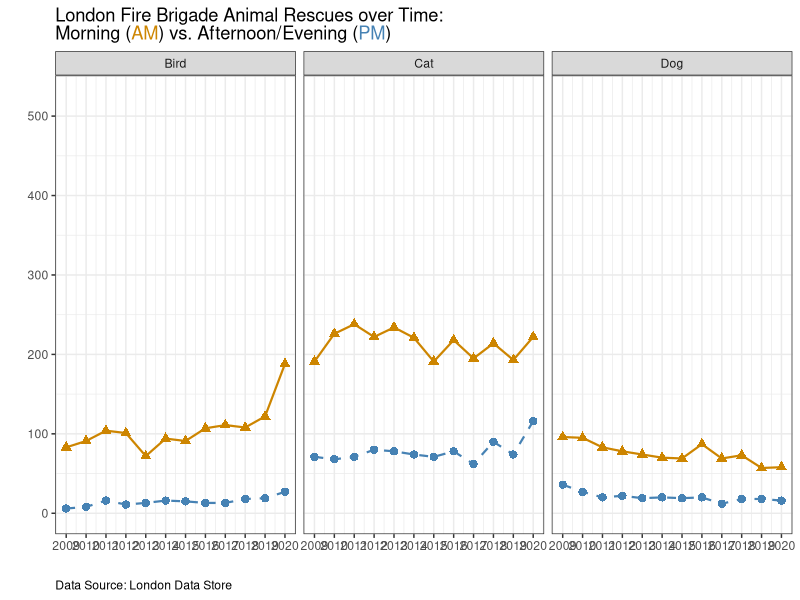
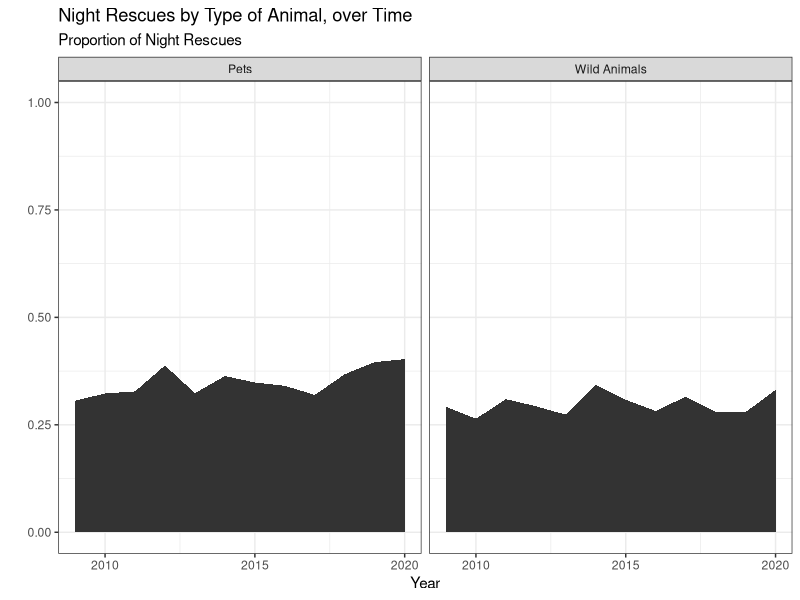

Source code (R) for these figures, in order:
## ---- chunk 1
#| message: false

library(tidyverse)
library(here)
library(ggrepel)
library(ggtext)

animals <- read_csv(here("animal_rescues.csv"))
## ---- chunk 2
#| fig-width: 8
#| fig-height: 4
#| fig-alt: "The figure represents the number of animal rescues by the London Fire Brigade from 2009 to 2020, with the data sourced from the London Data Store. Grouped by the time of day (morning vs. afternoon/evening), the plot reveals that afternoon/evening rescures have been far more common than morning rescues across all years."
#| fig-cap: "The figure represents the number of animal rescues by the London Fire Brigade from 2009 to 2020. Grouped by the time of day, the plot reveals that afternoon/evening rescues have been far more common than morning rescues across all years."

#animals_start <- animals |>
#  filter(cal_year == 2009) |>
#  mutate(date_time_of_call = dmy_hm(date_time_of_call),
#         am_pm = if_else(hour(date_time_of_call) < 12, "AM", "PM")) |>
#  group_by(cal_year, am_pm) |>
#  count()

animals |>
  filter(cal_year < 2021) |>
  mutate(date_time_of_call = dmy_hm(date_time_of_call),
         day_time = if_else(hour(date_time_of_call) < 9 | hour(date_time_of_call) >= 21, "Night", "Day")) |>
  filter(animal_group_parent %in% c("Cat", "Dog", "Bird")) |>
  group_by(cal_year, day_time, animal_group_parent) |>
  count() |>
  ggplot(aes(x = cal_year, y = n, color = day_time)) +
  geom_line(aes(linetype = day_time), show.legend = FALSE, linewidth = 0.75) +
  geom_point(aes(shape = day_time), show.legend = FALSE, size = 2.5) +
  labs(title = "London Fire Brigade Animal Rescues over Time:<br>Morning (<span style='color: orange3;'>AM</span>) vs. Afternoon/Evening (<span style='color: steelblue;'>PM</span>)",
       x = "",
       y = "",
       caption = "Data Source: London Data Store",
       ) +
  scale_color_manual(values = c("orange3","steelblue")) +
  scale_linetype_manual(values = c("solid", "dashed")) +
  scale_shape_manual(values = c(17, 16)) +
  scale_x_continuous(breaks = c(2009, 2010, 2011, 2012, 2013, 2014, 2015, 2016, 2017, 2018, 2019, 2020)) +
  scale_y_continuous(limits = c(0, 525), breaks = c(0, 100, 200, 300, 400, 500)) +
  theme_bw() +
  theme(plot.caption = element_text(hjust = 0),
        plot.title = element_markdown()) +
  facet_wrap(~animal_group_parent)
## ---- chunk 3
#| fig-width: 8
#| fig-height: 4

animals_new <- animals |>
  filter(cal_year < 2021) |>
  mutate(date_time_of_call = dmy_hm(date_time_of_call),
         day_time = if_else(hour(date_time_of_call) < 6 | hour(date_time_of_call) >= 18, "Night", "Day")) |>
  filter(animal_group_parent %in% c("Cat", "Dog", "Rabbit", "Bird", "Fox", "Deer")) |>
  mutate(animal_category = case_when(animal_group_parent == "Cat" ~ "Pet",
                                     animal_group_parent == "Dog" ~ "Pet",
                                     animal_group_parent == "Rabbit" ~ "Pet",
                                     animal_group_parent == "Bird" ~ "Wild",
                                     animal_group_parent == "Fox" ~ "Wild",
                                     animal_group_parent == "Deer" ~ "Wild")) |>
  group_by(cal_year, day_time, animal_category) |>
  count() |>
  pivot_wider(names_from = c(animal_category, day_time),
              values_from = n) |>
  mutate(Pets = Pet_Night / (Pet_Day + Pet_Night),
         `Wild Animals` = Wild_Night / (Wild_Day + Wild_Night)) |>
  select(cal_year, Pets, `Wild Animals`) |>
  pivot_longer(cols = Pets:`Wild Animals`,
               names_to = "Animal_Category",
               values_to = "Prop_Night")
  
animals_new |>
  ggplot(aes(x = cal_year, y = Prop_Night)) +
  geom_area() +
  #geom_line() +
  #geom_point() +
  labs(title = "Night Rescues by Type of Animal, over Time",
       subtitle = "Proportion of Night Rescues",
       x = "Year",
       y = "") +
  scale_x_continuous(breaks = c(2010, 2015, 2020)) +
  scale_y_continuous(limits = c(0, 1)) +
  theme_bw() +
  facet_wrap(~Animal_Category)
## ---- chunk 4
animals |>
  filter(cal_year < 2021) |>
  mutate(date_time_of_call = dmy_hm(date_time_of_call),
         day_time = if_else(hour(date_time_of_call) < 6 | hour(date_time_of_call) >= 18, "Night", "Day")) |>
  filter(animal_group_parent %in% c("Cat", "Dog", "Rabbit", "Bird", "Fox", "Deer")) |>
  mutate(Animal_Category = case_when(animal_group_parent == "Cat" ~ "Pets",
                                     animal_group_parent == "Dog" ~ "Pets",
                                     animal_group_parent == "Rabbit" ~ "Pets",
                                     animal_group_parent == "Bird" ~ "Wild Animals",
                                     animal_group_parent == "Fox" ~ "Wild Animals",
                                     animal_group_parent == "Deer" ~ "Wild Animals")) |>
  group_by(day_time, Animal_Category) |>
  count() |>
  pivot_wider(id_cols = Animal_Category, names_from = day_time, values_from = n) |>
  mutate(Total = Day + Night,
         Night_Prop = Night / Total) |>
  select(Animal_Category, Night_Prop)


#  pivot_wider(names_from = c(animal_group_parent, day_time),
#              values_from = n) |>
#  mutate(Bird = Bird_Night / (Bird_Day + Bird_Night),
#         Cat = Cat_Night / (Cat_Day + Cat_Night),
#         Dog = Dog_Night / (Dog_Day + Dog_Night)) |>
#  select(cal_year, Bird, Cat, Dog) |>
#  pivot_longer(cols = Bird:Dog,
#               names_to = "Animal",
#               values_to = "Prop_Night")
## ---- chunk 5
# Conditions 
animals_check <- animals |>
  filter(cal_year < 2021) |>
  mutate(date_time_of_call = dmy_hm(date_time_of_call),
         day_time = if_else(hour(date_time_of_call) < 6 | hour(date_time_of_call) >= 18, "Night", "Day")) |>
  filter(animal_group_parent %in% c("Cat", "Dog", "Rabbit", "Bird", "Fox", "Deer")) |>
  mutate(animal_category = case_when(animal_group_parent == "Cat" ~ "Pet",
                                     animal_group_parent == "Dog" ~ "Pet",
                                     animal_group_parent == "Rabbit" ~ "Pet",
                                     animal_group_parent == "Bird" ~ "Wild",
                                     animal_group_parent == "Fox" ~ "Wild",
                                     animal_group_parent == "Deer" ~ "Wild")) |>
  select(animal_category, day_time) |>
  count(animal_category, day_time)


## ---- chunk 6
# two prop z-test
# Number of nighttime in each sample
pet <- 1636
wild <- 570

# Total number of animals in each sample
n_pet <- 4668
n_wild <- 1898

# Calculate sample proportions
p1 <- pet / n_pet
p2 <- wild / n_wild

# Combined proportion
p_combined <- (pet + wild) / (n_pet + n_wild)

# Standard error
se <- sqrt(p_combined * (1 - p_combined) * (1/n_pet + 1/n_wild))

# Z-score
z <- (p1 - p2) / se

# P-value
p_value <- 2 * pnorm(-abs(z))

# Check sample sizes
p1
p2 
n_pet
n_wild
n_pet*p1
n_pet*(1-p1)
n_wild*p2
n_wild*(1-p2)
